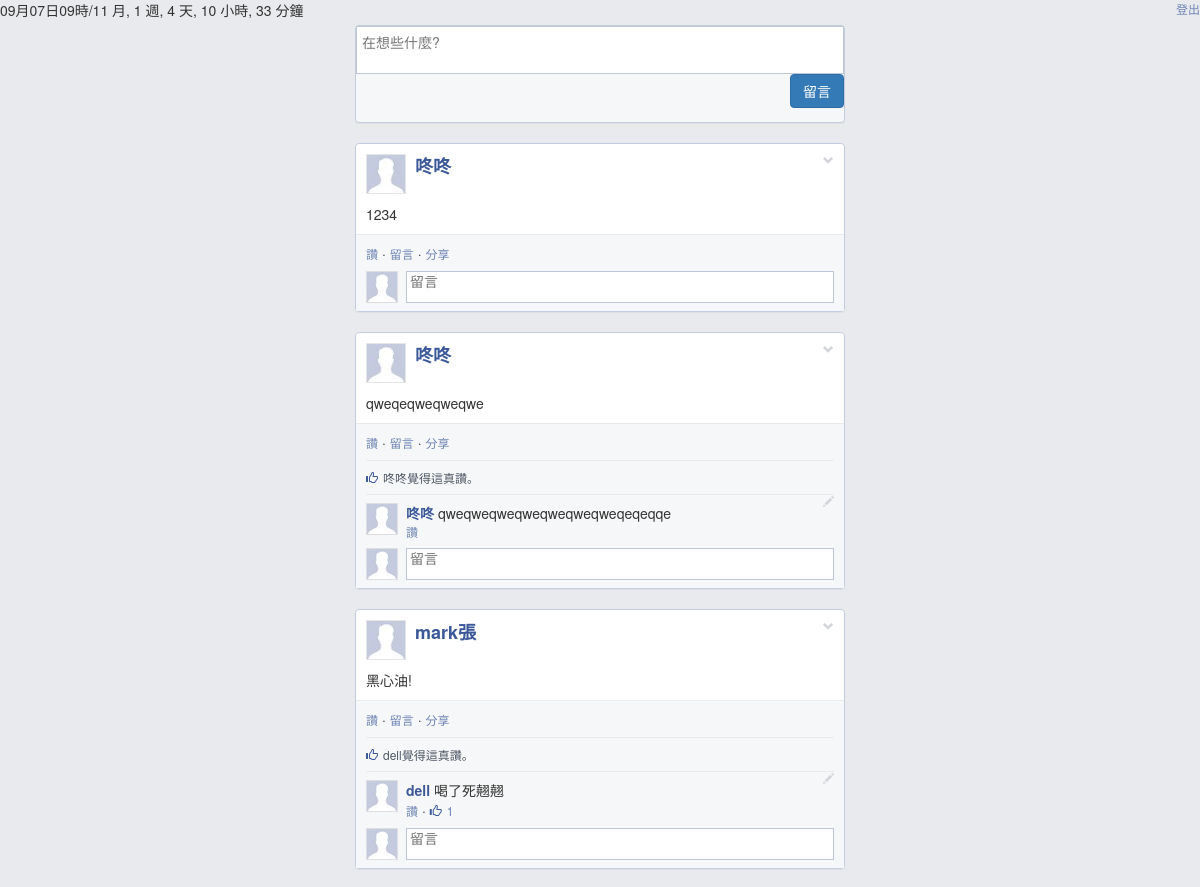
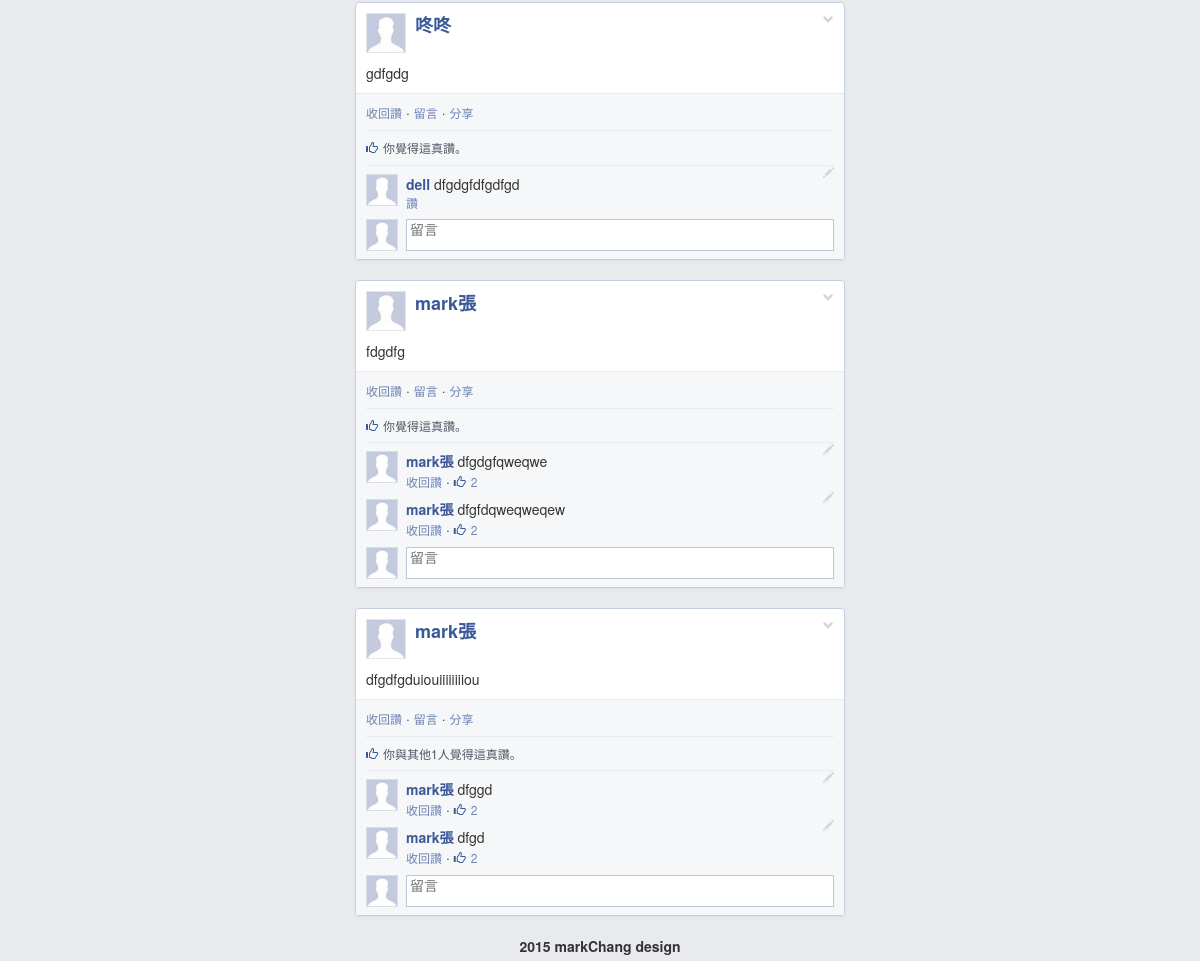
Page /index.php/messageboard/index (signed in) on the committed database (2 pictures, top to bottom).
### tables this page shows
CREATE TABLE IF NOT EXISTS `msg` (
  `id` int(11) NOT NULL AUTO_INCREMENT,
  `user_id` int(11) NOT NULL,
  `msg` text NOT NULL,
  `parents_id` int(11) NOT NULL,
  `lastUpdatetime` timestamp NOT NULL DEFAULT CURRENT_TIMESTAMP,
  PRIMARY KEY (`id`)
);

### application/controllers/messageboard.php (called while the page is built, shortened)
<?php
class MessageBoard extends CI_Controller {
	public function __construct() {
		$this->load->model("msg_model");
		$this->load->helper("url");
		$this->load->helper("form");
		$this->load->helper('date');
		$this->load->library('typography');
	}
	public function index() {
		$post_date = "1411723475";
		$datestring = "m月d日h時";
		$now = time();
		print_r(date($datestring, $now));
		print_r("/");
		print_r(timespan($post_date, $now));
		$data["title"] = "塗鴉牆";
		$data["include"] = "index";
		$data["msg_items"] = $this->msg_model->get_msg(0);
		$data["msg_responses"] = $this->msg_model->get_msg();
		$this->load->view("messageboard/templates", $data);
	}
}

### index.php (called while the page is built, shortened)
<?php
require_once BASEPATH.'core/CodeIgniter.php';

### application/models/msg_model.php (called while the page is built, shortened)
<?php
class msg_model extends CI_Model {
	public function get_msg($parents_id = FALSE) {
		if($parents_id === 0) $this->db->where("parents_id", 0)->order_by("id", "desc");
	    else $this->db->where("parents_id !=", 0)->order_by("id", "asc");
	    	$query = $this->db->get("msg");
		$msg_items = $query->result_array();
		$msg_items = json_decode(json_encode($msg_items));
		return $msg_items;
	}
	public function get_name($data) {
		$this->db->select("name")->from("msg_user")->where("id", $data);
		$query    = $this->db->get();
		$result   = $query->result();
		$username = $result[0]->name;
		return $username;
	}
	public function isUserLike($data) {
		$this->db->select("user_id")->from("msg_like")->where("msg_id", $data);
		$query  = $this->db->get();
		$islike = FALSE;
		foreach($query->result() as $row) {
			if($row->user_id === $_SESSION["id"]) $islike = TRUE;
		}
		return $islike;
	}
	public function getLikeUsername($data) {
		$this->db->select("user_id")->from("msg_like")->where("msg_id", $data);
		$query     = $this->db->get();
		$usernames = array();
		foreach ($query->result() as $row) {
			array_push($usernames, $this->get_name($row->user_id));
		}
		return $usernames;
	}
}

### application/views/messageboard/index.php (the view, shortened to what this page needs)
<?php $this->load->view("messageboard/logout"); ?>
<?php $this->load->view("messageboard/add"); ?>
<div id="msg_list">
<?php foreach ($msg_items as $msg): ?>
  <div class="msg panel">
      <div class="comment" msg-id="<?php echo $msg->id; ?>">
      	  <div class="cmt_item">
      		 <img src="<?php echo base_url(); ?>images/profile.jpg" />
      	  	<span class="user-title"><?php echo $msg->username ?></span>
          </div>
      	  <div class="cmt_text"><?php echo $msg->msg; ?></div>
      	  <div class="dropdown tool">
      	  	<a class="tool-icon glyphicon glyphicon-chevron-down" data-toggle="dropdown" href="#"></a>
		  </div>
       </div>
       <div class="msg_container">
       		<div class="msg_bar">
       			<?php
       				if($msg->islike) $like_href = "<a class='cmt-unlike' href='#'>收回讚</a>";
       				else $like_href = "<a class='cmt-like' href='#'>讚</a>";
       			?>
      	  		<span><?php echo $like_href; ?></span> · <span><a href="#">留言</a></span> · <span><a href="#">分享</a></span>
       		</div>
       		<div class="like_container">
       		<?php if($msg->like_num > 0) echo "<div class='likeSentence'><li class='glyphicon glyphicon-thumbs-up'></li>{$msg->likeSentence}</div>"; ?>
       		</div>
    		<div class="rsp_list">
      		<?php foreach ($msg_responses as $rsp): ?>
      			<?php if ($rsp->parents_id !== $msg->id) continue;?>
      				<div class="msg_item rsp_index" msg-id="<?php echo $rsp->id; ?>">
      					<img src="<?php echo base_url(); ?>images/profile.jpg" />
      					<div class="rsp_content">
      						<div>
      							<span class="user-title"><?php echo $rsp->username; ?></span>
      							<span class="rsp_text"><?php echo $rsp->msg; ?></span>
      						</div>
      						<div class="rsp-bar">
      							<?php
       								if($rsp->islike) $like_href = "<a class='rsp-unlike' href='#'>收回讚</a>";
       								else $like_href = "<a class='rsp-like' href='#'>讚</a>";
       							?>
      							<span><?php echo $like_href; ?></a></span>
      						 	<span class='rsp-likeNum'>
      						 		<?php if($rsp->like_num > 0) echo " · <a class='showLike' href='#'><li class='glyphicon glyphicon-thumbs-up'></li>{$rsp->like_num}</a>"; ?>
      						 	</span>
      						</div>
      						<div class="dropdown tool">
      	  						<a class="tool-icon glyphicon glyphicon-pencil" data-toggle="dropdown" href="#"></a>
		  					</div>
      					</div>
      				</div>
      			<?php endforeach ?>
  	    		<div class="msg_item">
  	    			<img src="<?php echo base_url(); ?>images/profile.jpg" />
  	   				<textarea class="response" placeholder="留言" ></textarea>
  	   			</div>
  			</div>
  		</div>
   </div>
<?php endforeach ?>
</div>

### application/views/messageboard/templates.php (shortened to what this page needs)
<!DOCTYPE html>
<html>
	<head>
		<link href="//maxcdn.bootstrapcdn.com/bootstrap/3.2.0/css/bootstrap.min.css" rel="stylesheet" type="text/css" />
		<link href="<?php echo base_url(); ?>css/msg.css" rel="stylesheet" type="text/css" />
	</head>
	<body>
		<div id="main">
			<?php $this->load->view("messageboard/{$include}"); ?>
			<div style="text-align: center;">
				<strong>2015 markChang design</strong>
			</div>
		</div>
	</body>
</html>

### application/views/messageboard/logout.php
<div id="logout">
	<a href="<?php echo base_url(); ?>index.php/messageboard/logout">登出</a>
</div>

### application/views/messageboard/add.php (shortened to what this page needs)
<div class="msg panel"  style="background-color: #f6f7f8;">
  <?php echo form_open("messageboard/addCmt", array("id" => "frm")) ?>
      <div>
          <textarea class="add" name="comment" placeholder="在想些什麼?"></textarea>
      </div>
      <div style="overflow: auto;">
          <button class="btn btn-primary" style="float: right;" type="submit">留言</button>
      </div>
  </form>
</div>

### css/msg.css (style rules this page uses)
body { background-color: #e9eaed; }
a { font-size: 12px; color: #6d84b4; }
textarea { resize: none; width: 100%; }
#main { min-width: 500px; max-width:30%; margin: auto; padding: 5px 5px 5px 5px; }
#logout { position: fixed; top: 0; right: 0; }
.msg { border: 1px solid #c4cde0; word-wrap: break-word; }
.add { height: 48px; padding: 5px 5px 0 5px; border: 1px solid #bdc7d8; }
.comment { position: relative; margin: 10px; }
.cmt_item { margin-bottom: 10px; }
.cmt_item > img { width: 40px; height: 40px; border: 1px solid rgba(0, 0, 0, .1); }
.user-title { color: #3b5998; font-weight: bold; }
.cmt_item > .user-title { font-size: 18px; vertical-align: top; margin-left: 5px; }
.tool { position: absolute; right: 0; top: 0; cursor: pointer; }
.msg_container { background-color: #f6f7f8; }
.msg_item { position: relative; padding: 8px 0 0 40px; margin: 0px 10px; }
.msg_item > img { width: 32px; height: 32px; position: absolute; left: 0; border: 1px solid rgba(0, 0, 0, .1); }
.rsp_index:nth-child(1) { border-top: 1px solid #e9eaed; }
.msg_item:nth-last-child(1) { padding: 0 0 8px 40px; }
.msg_item:nth-last-child(2) { padding: 8px 0 8px 40px; }
.response, .edit_rsp { padding: 3px 0 0 3px; height: 32px; line-height: 12px; border: 1px solid #bdc7d8; }
.tool-icon:link { font-size: 11px; color: #D3D5DA; text-decoration: none; }
.msg_bar { padding: 8px 10px 8px 10px; border-top: 1px solid #e9eaed; }
.likeSentence { margin: 0 10px; padding: 8px 0; font-size: 12px; color: #4e5665; border-top: 1px solid #e9eaed; }
.glyphicon-thumbs-up { margin-right: 5px; color: #3b5998; }

### rows in the picture
msg: username "咚咚", msg "1234", shows "讚"
msg: username "咚咚", msg "qweqeqweqweqwe", shows "讚", likeSentence "咚咚覺得這真讚。"
msg: username "咚咚", msg "qweqweqweqweqweqweqweqeqeqqe", shows "讚"
msg: username "mark張", msg "黑心油!", shows "讚", likeSentence "dell覺得這真讚。"
msg: username "dell", msg "喝了死翹翹", shows "讚", user "1"
msg: username "咚咚", msg "gdfgdg", shows "收回讚", likeSentence "你覺得這真讚。"
msg: username "dell", msg "dfgdgfdfgdfgd", shows "讚"
msg: username "mark張", msg "fdgdfg", shows "收回讚", likeSentence "你覺得這真讚。"
msg: username "mark張", msg "dfgdgfqweqwe", shows "收回讚", user "2"
msg: username "mark張", msg "dfgfdqweqweqew", shows "收回讚", user "2"
msg: username "mark張", msg "dfgdfgduiouiiiiiiiiou", shows "收回讚", likeSentence "你與其他1人覺得這真讚。"
msg: username "mark張", msg "dfggd", shows "收回讚", user "2"
msg: username "mark張", msg "dfgd", shows "收回讚", user "2"
